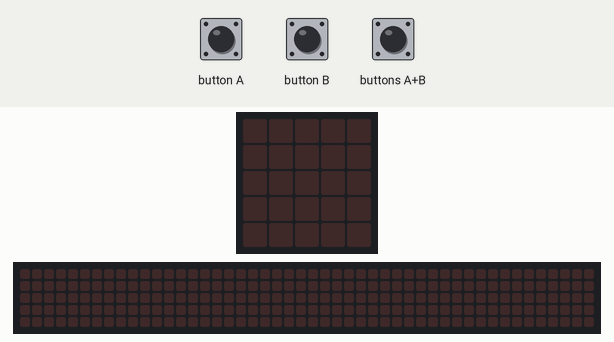
Recording of a program running on a simulated BBC micro:bit (MakeCode). On the bench: the board's 5×5 LED display, a strip that is not on the board, showing the scrolling text unrolled. The inputs (shaded band) are chosen by the test bench. Random numbers come from a fixed seed; the 48×5 strip is a reading aid, not a part: it shows the text the display is scrolling, unrolled, one strip-width of it at a time.

Above: at 1.2 s.
1.3 s: button A pressed for 0.15 s
At 1.52 s:
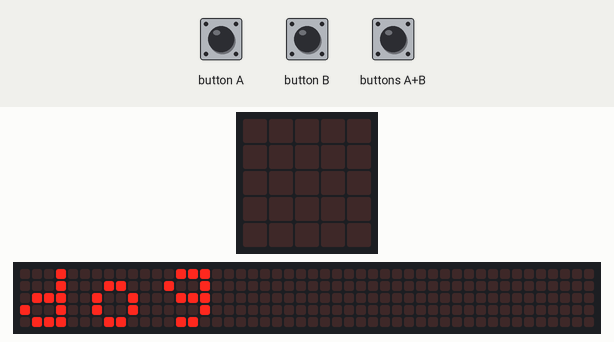
4.3 s: button B pressed for 0.15 s
At 5.52 s:
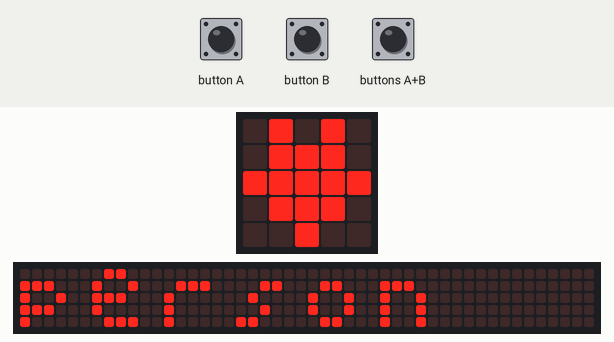
7.3 s: buttons A+B pressed for 0.15 s
10.4 s: button B pressed for 0.15 s
At 12.22 s:
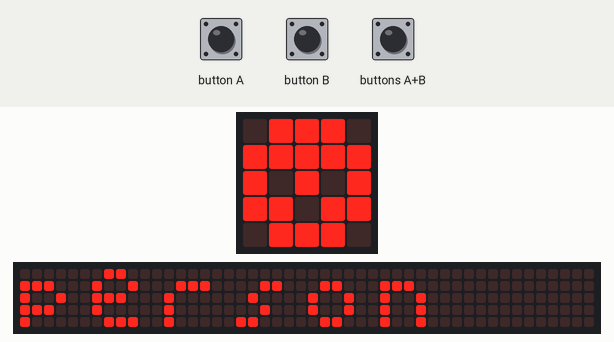
13.5 s: button B pressed for 0.15 s
At 25.35 s:
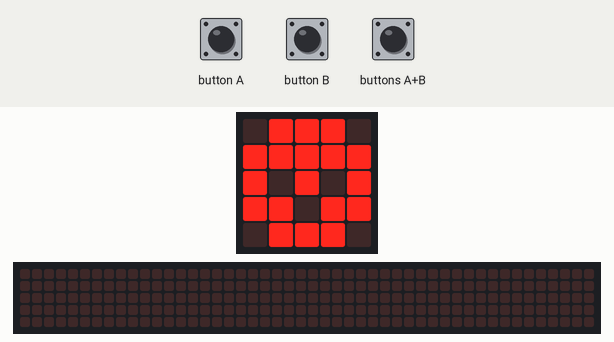

The program:

main.ts
```typescript
input.onGesture(Gesture.LogoUp, function () {
    basic.showLeds(`
        . # . # .
        . . . . .
        # # # # #
        # # # # #
        . # # # .
        `)
})
input.onGesture(Gesture.FreeFall, function () {
    basic.showLeds(`
        . # . # .
        . . . . .
        . # # # .
        # # # # #
        # # # # #
        `)
})
input.onButtonPressed(Button.A, function () {
    basic.showString("dog")
    if (Math.randomBoolean()) {
        basic.showLeds(`
            . . . . .
            . . # # .
            # # . # #
            # # . . .
            . # . . .
            `)
    } else {
        basic.showLeds(`
            . # . # .
            . # # # .
            # # # # #
            . # # # .
            . . # . .
            `)
    }
})
input.onGesture(Gesture.Shake, function () {
    basic.showLeds(`
        . . . . .
        . # . # .
        . . # . .
        . # . # .
        . . # . .
        `)
})
input.onButtonPressed(Button.AB, function () {
    basic.showString("mouse")
    if (Math.randomBoolean()) {
        basic.showLeds(`
            . . # # .
            . . # # .
            # # . . .
            # # . . .
            . # . . .
            `)
    } else {
        basic.showLeds(`
            . # . # .
            . # # # .
            # . # . #
            . # . # .
            . . # . .
            `)
    }
})
input.onButtonPressed(Button.B, function () {
    basic.showString("person")
    if (Math.randomBoolean()) {
        basic.showLeds(`
            . . . . .
            . # . # .
            # # # # #
            . # . # .
            . . . . .
            `)
    } else {
        basic.showLeds(`
            . # # # .
            # # # # #
            # . # . #
            # # . # #
            . # # # .
            `)
    }
})
```

test.ts
```typescript
// 在這裡測試；當此封包作為擴充功能時，將不會編譯此內容。
```

Measured:
- after the input at 1.3 s, the display: changes after 0.15 s (image 1)
- what the display in image 4 shows lasts 0.4 s, from 25.2 s to 25.6 s
